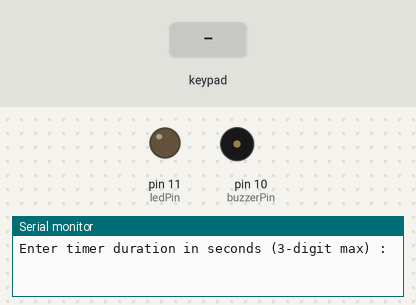
A sketch run on a simulated Arduino Uno, built with avr-gcc and run on an emulated ATmega328P. Shown: output pins drawn as LEDs (lit = HIGH), buzzer (waves = sounding, pin HIGH), the last lines printed to the serial monitor. The inputs (shaded band) are chosen by the test bench.

Above: at 1.2 s.
1.3 s: key '1' pressed
2.8 s: key '#' pressed
At 4.6 s:
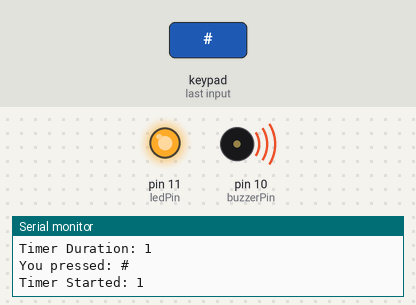
5.8 s: keypad keys 9 8 7 6 * pressed 0.4 s apart
9.3 s: keypad keys 9 8 7 6 A pressed 0.4 s apart
12.8 s: key 'B' pressed
14.3 s: keypad keys 9 8 7 6 D pressed 0.4 s apart
Timing chart, 0 to 17.3 s (numbered marks = the images above; inputs shaded):
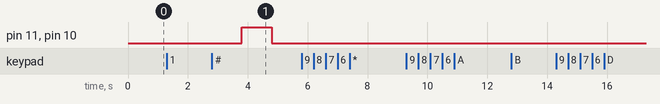

Measured:
- after the input at 2.8 s, pin 11 (ledPin), pin 10 (buzzerPin): LOW → HIGH after 1.0 s, → LOW 1.0 s later

The sketch:

keypad.ino
```cpp
#include <Keypad.h>

// Define the keypad matrix (4x4)
const byte ROW_NUM = 4; //Four rows
const byte COL_NUM = 4; //Four columns

char keys[ROW_NUM][COL_NUM] = {
    {'1','2','3','A'},
    {'4','5','6','B'},
    {'7','8','9','C'},
    {'*','0','#','D'},
};

byte pin_rows[ROW_NUM] = {9, 8, 7, 6}; //Connect to the row pinouts of the keypad
byte pin_column[COL_NUM] = {5, 4, 3, 2}; //Connect to the column pinouts of the keypad

Keypad keypad = Keypad( makeKeymap(keys), pin_rows, pin_column, ROW_NUM, COL_NUM );

int timerDuration = 0; //Timer duration in seconds
unsigned long startTime = 0;
bool timerStarted = false;

const int buzzerPin = 10;
const int ledPin = 11;

void setup() {
    // Initialize buzzer and LED pins
    pinMode(buzzerPin, OUTPUT);
    pinMode(ledPin, OUTPUT);

    // Start the serial monitor for debugging
    Serial.begin(9600);

    //Print instructions on serial monitor
    Serial.println("Enter timer duration in seconds (3-digit max) : ");
}

void loop() {
    char key = keypad.getKey();

    if (key) {
        Serial.print("You pressed: ");
        Serial.println(key);

        //Handle key input for setting timer
        if (key >= '0' && key <= '9') {
            timerDuration = timerDuration * 10 + (key - '0'); //Build timer value by pressing digits
            Serial.print("Timer Duration: ");
            Serial.println(timerDuration);
        }

        //Start the timer
        if (key == '#') {
            if (timerDuration > 0) {
                startTime = millis();
                timerStarted = true;
                Serial.print("Timer Started: ");
                Serial.println(timerDuration);
            }   else {
                Serial.println("Please enter a valid time: ");
            }
        }

        // Reset the timer
        if (key == '*') {
            timerDuration = 0;
            timerStarted = false;
            Serial.println("Timer reset!");
        }
    }

    //Check if the timer is running
    if (timerStarted) {
        unsigned long elapsedTime = (millis() - startTime) / 1000; //Convert milliseconds to seconds
        if (elapsedTime >= timerDuration) {
            //Time is up! Trigger the alarm
            digitalWrite(buzzerPin, HIGH); //Turn on buzzer
            digitalWrite(ledPin, HIGH); //Turn on LED
            delay(1000);                //Keep the buzzer and LED
            digitalWrite(buzzerPin, LOW); //Turn off buzzer
            digitalWrite(ledPin, LOW);    //Turn off LED
            timerStarted = false;       //Reset the timer state
            Serial.println("Time's up!");
        }
    }
}
```
